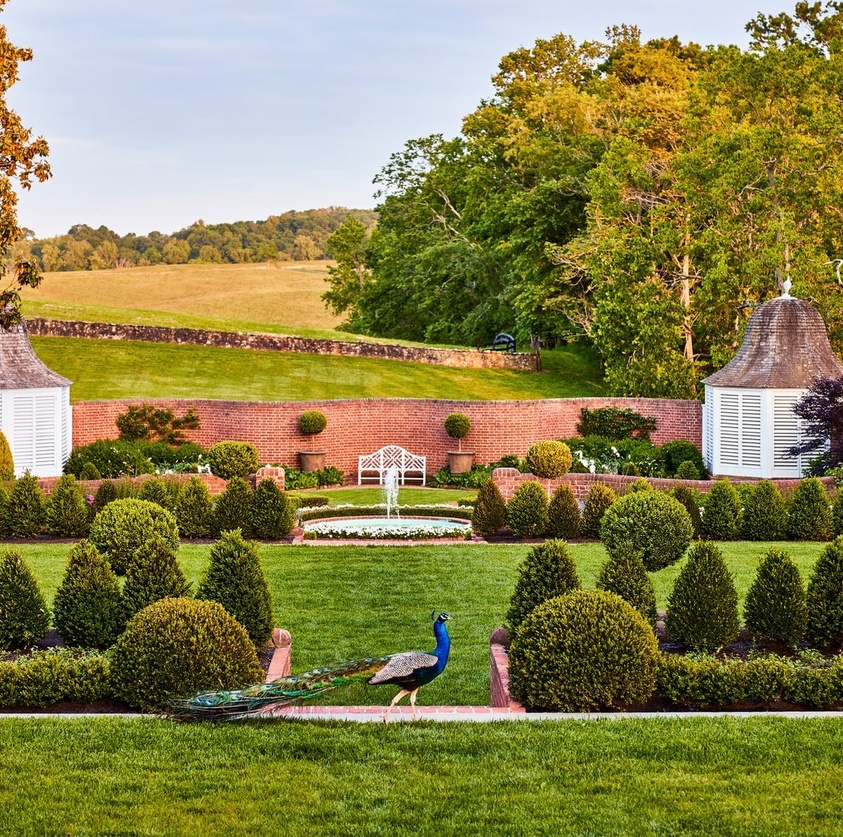
#> input picture test_image.jpg, 843 x 837 px, shrunk from 1200 x 1192 before the run, found by its file name
$ python image_handler.py
#> lines starting #> are read from the running program, lines starting #| are printed output that depends on the picture
### svd_approx.py

import numpy as np

class SVD:

    def __init__(self, matrix, r):

        """Initializes the matrix and given rank."""

        self.matrix = np.asarray(matrix)
        self.r = r

        self.validate_rank_and_dimensions()

    def validate_rank_and_dimensions(self):

        """Validates matrix dimensions, numerical values, and rank."""

        if self.matrix.ndim != 2:
            raise ValueError("Input matrix must be 2-dimensional.")

        if not np.issubdtype(self.matrix.dtype, np.number):
            raise TypeError("Matrix must contain numerical values.")

        if not np.all(np.isfinite(self.matrix)):
            raise ValueError("Matrix must contain only finite values.")

        m, n = self.matrix.shape
        max_rank = min(m, n)

        if not isinstance(self.r, (int, np.integer)) or isinstance(self.r, bool) or self.r <= 0:
            raise ValueError(f"Rank r must be a positive integer. Got: {self.r}")

        if self.r > max_rank:
            raise ValueError(
                f"The provided rank r ({self.r}) cannot exceed "
                f"min({m}, {n}) = {max_rank}."
            )

    def compute_svd(self):

        """Computes the Singular Value Decomposition."""

        self.U, self.S, self.Vt = np.linalg.svd(self.matrix, full_matrices=False)

        return self.U, self.S, self.Vt

    def truncate_svd(self):

        """Retains only the first r singular values and vectors."""

        self.U_r = self.U[:, :self.r]
        self.S_r = self.S[:self.r]
        self.Vt_r = self.Vt[:self.r, :]

        return self.U_r, self.S_r, self.Vt_r

    def low_rank_approximation(self):

        """Computes the rank-r low-rank approximation."""

        self.compute_svd()
        self.truncate_svd()

        self.matrix_approx = (self.U_r * self.S_r) @ self.Vt_r

        return self.matrix_approx

### image_handler.py
import numpy as np
from pathlib import Path
from PIL import Image
import matplotlib.pyplot as plt

from svd_approx import SVD


class ImageHandler:
    """Load, reconstruct, save, and display grayscale images."""

    def __init__(self, image_path):
        self.image_path = image_path
        self.original_matrix = None
        self.reconstructed_matrix = None
        self.reconstructed_image_path = None
        self.rank = None

    def load_image(self):
        """Load the image and manually convert RGB pixels to grayscale."""
        with Image.open(self.image_path) as image_file:
#> image_file is the input picture: PIL image 843x837 RGB; mean R, G, B 135.8, 129.7, 77.2
            image = image_file.convert("RGB")
            width, height = image.size
#> width = 843; height = 837
            pixels = image.load()
            self.original_matrix = np.empty((height, width), dtype=float)

            for y in range(height):
                for x in range(width):
                    red, green, blue = pixels[x, y]
                    self.original_matrix[y, x] = (
                        0.299 * red + 0.587 * green + 0.114 * blue
                    )
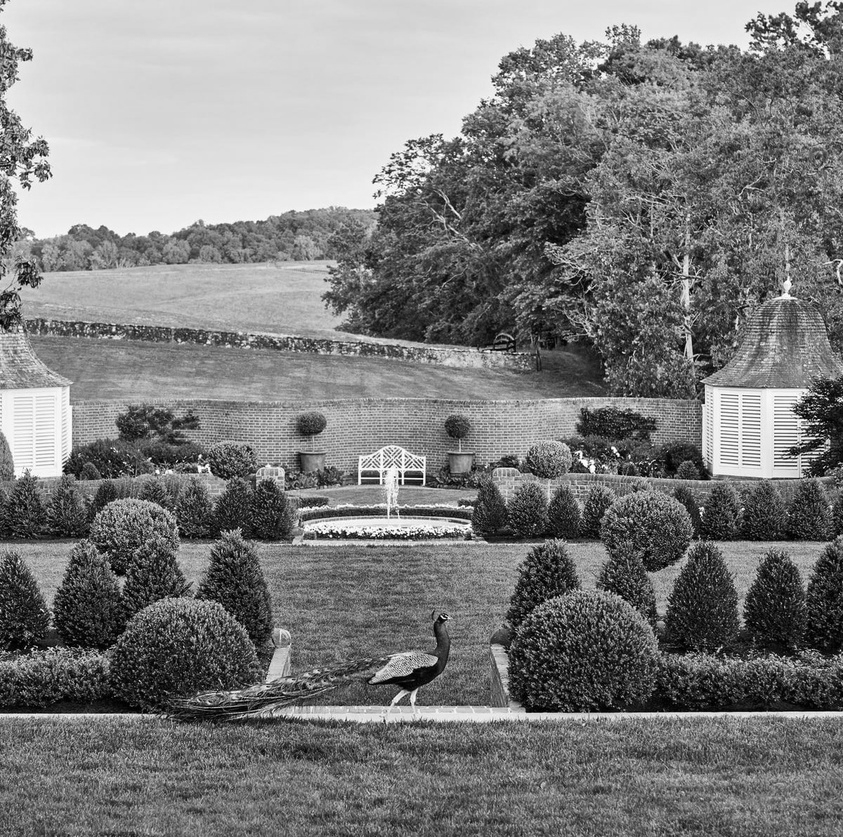
#> self.original_matrix: shape (837, 843) float64; min 0, max 255, mean 125.5

        return self.original_matrix

    def reconstruct(self, rank):
        """Use Gitika's SVD class to create the rank-r reconstruction."""
        if self.original_matrix is None:
            self.load_image()

        self.rank = int(rank)
        svd = SVD(self.original_matrix, self.rank)
        self.reconstructed_matrix = svd.low_rank_approximation()
        self.save_reconstructed_image()
        return self.reconstructed_matrix

    def save_reconstructed_image(self):
        """Save the reconstruction beside the source image."""
        if self.reconstructed_matrix is None:
            raise ValueError("Call reconstruct(rank) before saving the image.")

        pixels = np.clip(self.reconstructed_matrix, 0, 255).astype(np.uint8)
        output_path = Path(self.image_path).with_name(
            "reconstructed_image_rank_{}.png".format(self.rank)
        )
        Image.fromarray(pixels).save(output_path)
        self.reconstructed_image_path = str(output_path)
        print("Saved reconstructed image:", self.reconstructed_image_path)
        return self.reconstructed_image_path

    def reconstruct_for_ranks(self, ranks):
        """Return a dictionary of reconstructions, one for each rank."""
        reconstructions = {}

        for rank in ranks:
            reconstructions[rank] = self.reconstruct(rank)

        return reconstructions

    def get_singular_values(self):
        """Return singular values for plotting their decay."""
        if self.original_matrix is None:
            self.load_image()

        svd = SVD(self.original_matrix, 1)
        _, singular_values, _ = svd.compute_svd()
        return singular_values

    def display(self):
        """Show the original image beside its reconstruction."""
        if self.reconstructed_matrix is None:
            raise ValueError("Call reconstruct(rank) before display().")

        plt.figure(figsize=(10, 5))

        plt.subplot(1, 2, 1)
        plt.imshow(self.original_matrix, cmap="gray", vmin=0, vmax=255)
        plt.title("Original Image")
        plt.axis("off")

        plt.subplot(1, 2, 2)
        reconstructed = np.clip(self.reconstructed_matrix, 0, 255)
        plt.imshow(reconstructed, cmap="gray", vmin=0, vmax=255)
        plt.title("Reconstructed Image (rank = {})".format(self.rank))
        plt.axis("off")

        plt.show()


if __name__ == "__main__":
    image = ImageHandler("images/test_image.jpg")
    image.load_image()
    print("Original image shape:", image.original_matrix.shape)
#| Original image shape: (837, 843)

    rank = int(input("Enter rank r as an integer: "))
#> the answer given: 3
    image.reconstruct(rank)
#> in compute_svd, `self.U, self.S, self.Vt = np.linalg.svd(self.matrix, full_matrices=Fal..`:
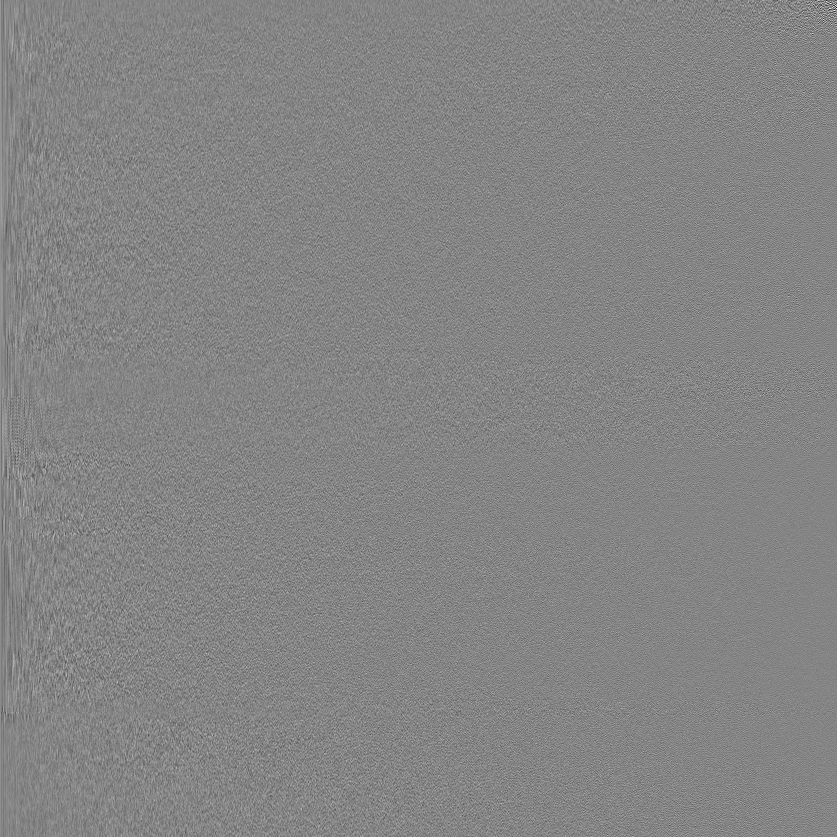
#> self.U: shape (837, 837) float64; min -0.391, max 0.36, mean 1.51e-05; drawn with min black and max white
#> in compute_svd, `self.U, self.S, self.Vt = np.linalg.svd(self.matrix, full_matrices=Fal..`:
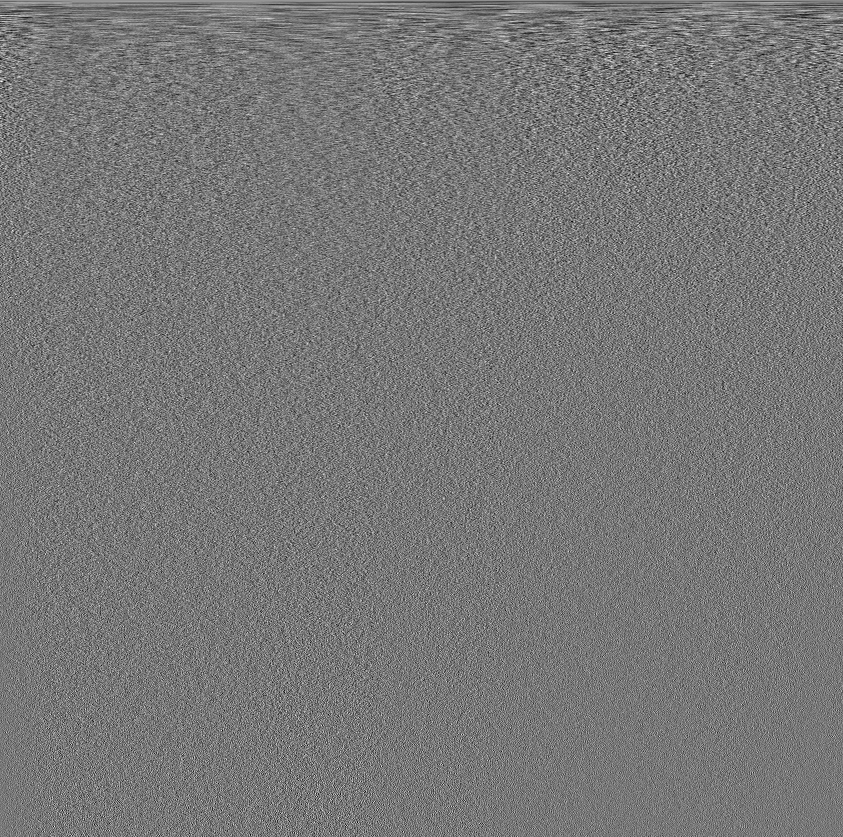
#> self.Vt: shape (837, 843) float64; min -0.159, max 0.179, mean 3.59e-05; drawn with min black and max white
#> in compute_svd, `self.U, self.S, self.Vt = np.linalg.svd(self.matrix, full_matrices=Fal..`: self.S = 837 values, max 111502.3 at index 0, min 1.32 at index 836, mean 867.2
#> in truncate_svd, `self.U_r = self.U[:, :self.r]`: self.U_r = 837 rows, first 8: [0.0562, -0.0347, 0.012], [0.0561, -0.0352, 0.0131], [0.0558, -0.0349, 0.0125], [0.0554, -0.0337, 0.00995], [0.0554, -0.034, 0.0112], [0.0553, -0.0345, 0.012], [0.0553, -0.0349, 0.0122], [0.0553, -0.0346, 0.0116]
#> in truncate_svd, `self.S_r = self.S[:self.r]`: self.S_r = [111502.3, 17575, 14219.7]
#> in low_rank_approximation, `self.matrix_approx = (self.U_r * self.S_r) @ self.Vt_r`:
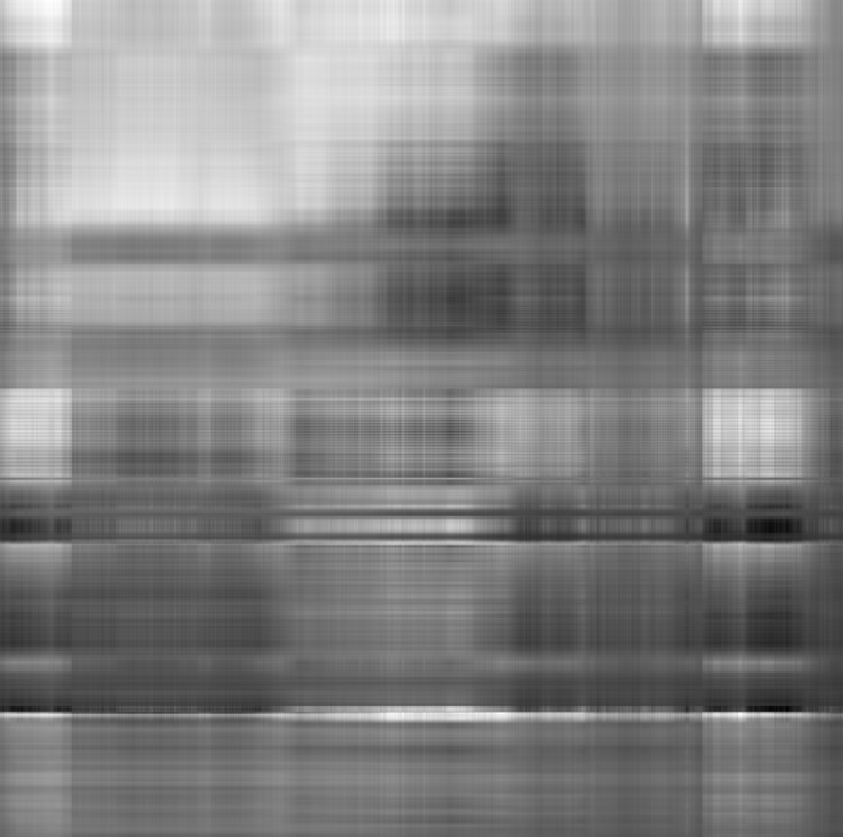
#> self.matrix_approx: shape (837, 843) float64; min -34.97, max 280.3, mean 125.5; drawn with min black and max white
    image.display()
